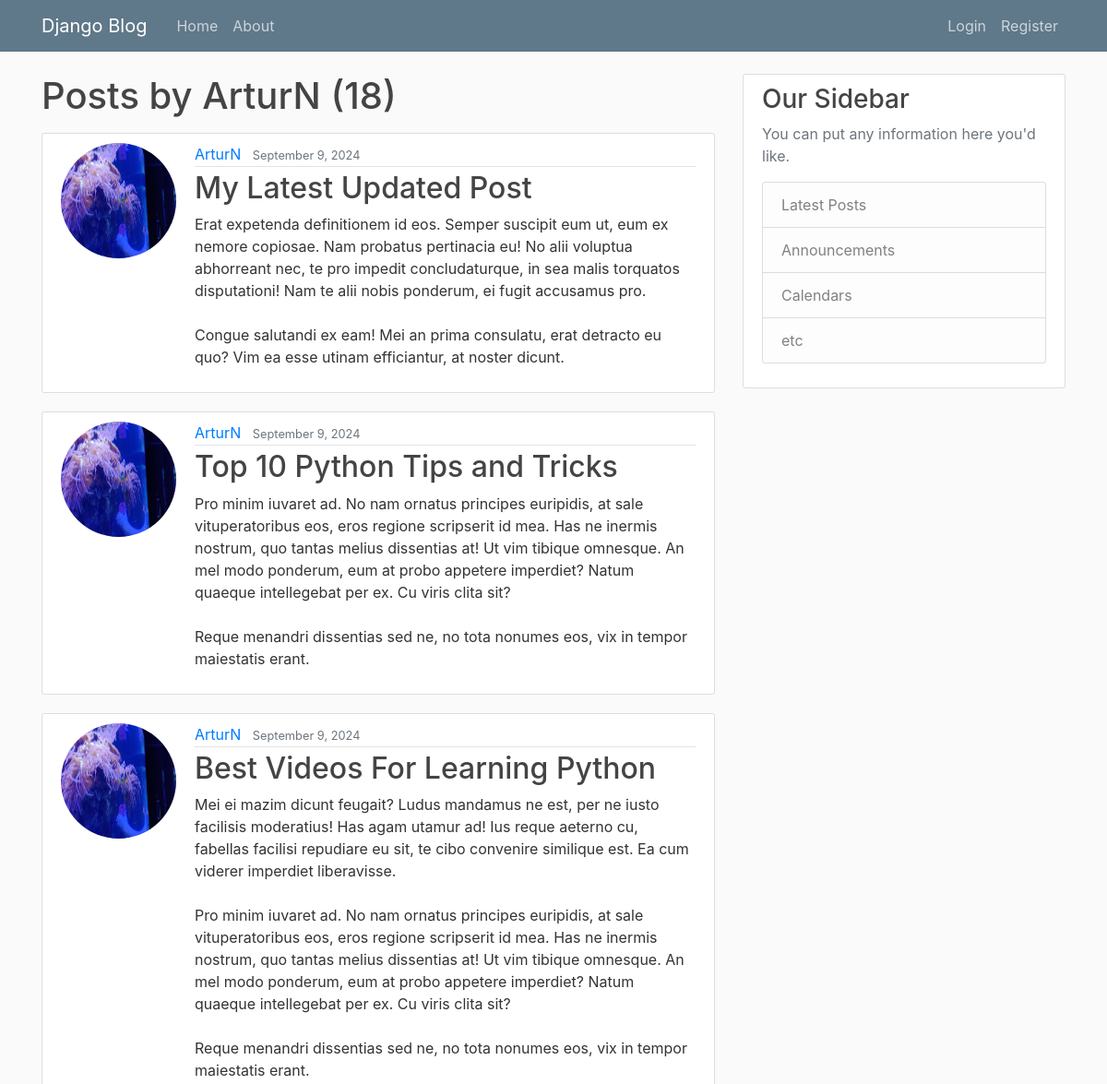
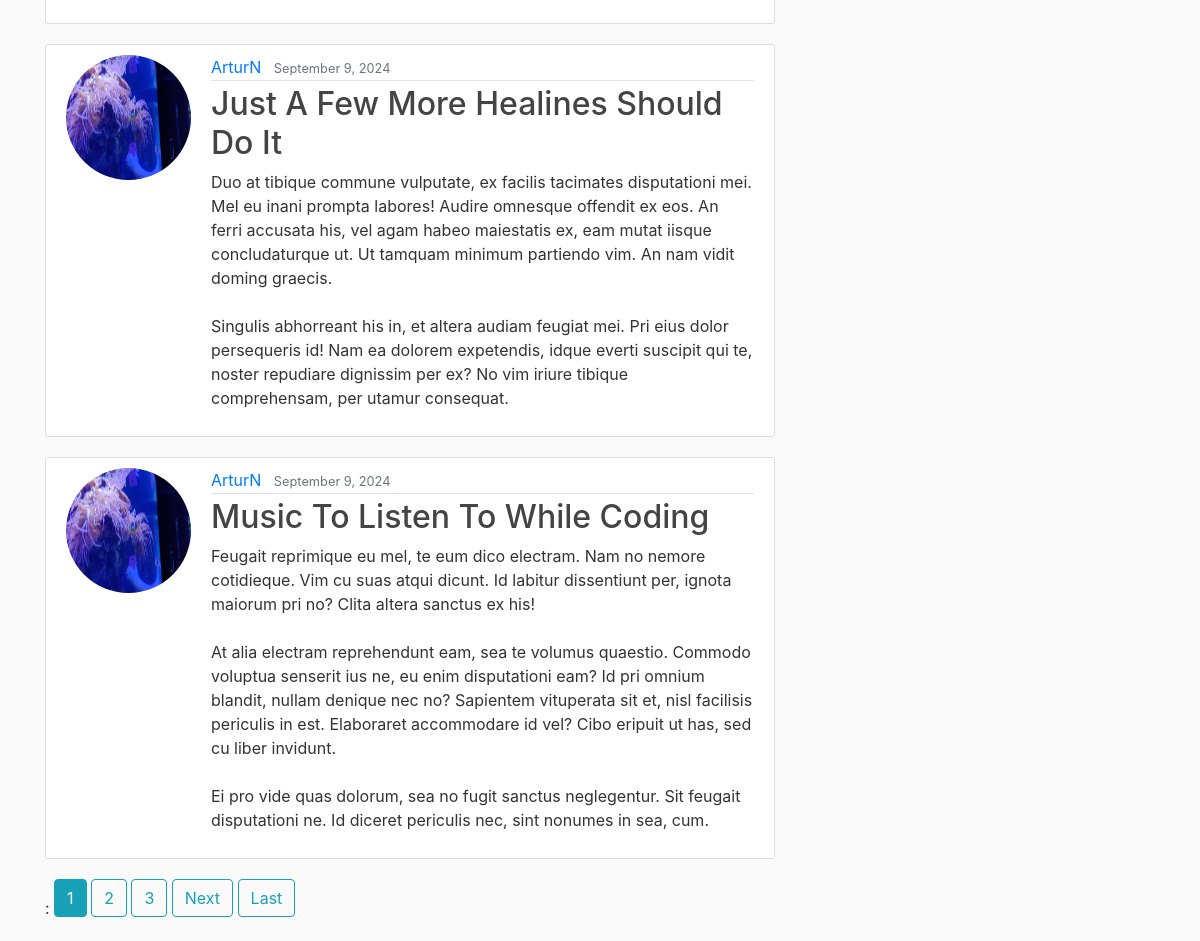
The page /user/ArturN on the database its author committed (2 pictures, top to bottom).
### blog/models.py (models this page shows, shortened)
class Post(models.Model):
    title = models.CharField(max_length=100) #set max length for post title
    content = models.TextField()
    date_posted = models.DateTimeField(default=timezone.now) #set time of post creation
    author = models.ForeignKey(User, on_delete=models.CASCADE) #shows that we delete posts if user deleted

### users/models.py (models this page shows, shortened)
class Profile(models.Model):
    user = models.OneToOneField(User, on_delete=models.CASCADE)
    image = models.ImageField(default='default.jpg', upload_to='profile_pics')

### blog/views.py (the view)
# urls.py: path('user/<str:username>', UserPostListView.as_view(), name='user-posts'),
class UserPostListView(ListView):
    model = Post
    template_name = 'blog/user_posts.html'
    context_object_name = 'posts'
    paginate_by = 5
    def get_queryset(self):
        user = get_object_or_404(User, username=self.kwargs.get('username'))
        return Post.objects.filter(author=user).order_by('-date_posted')

### blog/templates/blog/user_posts.html (shortened to what this page needs)
{% extends "blog/base.html" %}
{% block content %}
  <h1 class="mb-3">Posts by {{ view.kwargs.username }} ({{ page_obj.paginator.count }})</h1>
    {% for post in posts %}
        <article class="media content-section">
          <img class="rounded-circle account-img" src="{{ post.author.profile.image.url }}">
          <div class="media-body">
            <div class="article-metadata">
              <a class="mr-2" href="{% url 'user-posts' post.author.username %}">{{ post.author }}</a>
              <small class="text-muted">{{ post.date_posted|date:"F j, Y" }}</small>
            </div>
            <h2><a class="article-title" href="{% url 'post-detail' post.id %}">{{ post.title }}</a></h2>
            <p class="article-content">{{ post.content }}</p>
          </div>
        </article>
    {% endfor %}
    {% if is_paginated %}:
        {% for num in page_obj.paginator.page_range %}
            {% if page_obj.number == num %}
                <a class="btn btn-info mb-4" href="?page={{ num }}">{{ num }}</a>
            {% elif num > page_obj.number|add:'-3' and num < page_obj.number|add:'3' %}
                <a class="btn btn-outline-info mb-4" href="?page={{ num }}">{{ num }}</a>
            {% endif %}
        {% endfor %}
        {% if page_obj.has_next %}
            <a class="btn btn-outline-info mb-4" href="?page={{ page_obj.next_page_number }}">Next</a>
            <a class="btn btn-outline-info mb-4" href="?page={{ page_obj.paginator.num_pages }}">Last</a>
        {% endif %}
    {% endif %}
{% endblock content %}

### blog/static/blog/main.css (style rules this page uses)
body { background: #fafafa; color: #333333; margin-top: 5rem; }
h1, h2, h3, h4, h5, h6 { color: #444444; }
.content-section { background: #ffffff; padding: 10px 20px; border: 1px solid #dddddd; border-radius: 3px; margin-bottom: 20px; }
.article-title { color: #444444; }
.article-content { white-space: pre-line; }
.article-metadata { padding-bottom: 1px; margin-bottom: 4px; border-bottom: 1px solid #e3e3e3 }
.account-img { height: 125px; width: 125px; margin-right: 20px; margin-bottom: 16px; }

### rows shown on the page
Post: author.profile.image (picture), author "ArturN", date_posted "September 9, 2024", title "My Latest Updated Post", content "Erat expetenda definitionem id eos. Semper suscipit eum ut, eum ex nemore copiosae. Nam probatus pertinacia eu! No alii voluptua abhorreant nec, te pro impedit concludaturque, in sea malis torquatos disputationi! Nam te alii nobis ponderum, ei fugit accusamus pro. Congue salutandi ex eam! Mei an prima consulatu, erat detracto eu quo? Vim ea esse utinam efficiantur, at noster dicunt."
Post: author.profile.image (picture), author "ArturN", date_posted "September 9, 2024", title "Top 10 Python Tips and Tricks", content "Pro minim iuvaret ad. No nam ornatus principes euripidis, at sale vituperatoribus eos, eros regione scripserit id mea. Has ne inermis nostrum, quo tantas melius dissentias at! Ut vim tibique omnesque. An mel modo ponderum, eum at probo appetere imperdiet? Natum quaeque intellegebat per ex. Cu viris clita sit? Reque menandri dissentias sed ne, no tota nonumes eos, vix in tempor maiestatis erant."
Post: author.profile.image (picture), author "ArturN", date_posted "September 9, 2024", title "Best Videos For Learning Python", content "Mei ei mazim dicunt feugait? Ludus mandamus ne est, per ne iusto facilisis moderatius! Has agam utamur ad! Ius reque aeterno cu, fabellas facilisi repudiare eu sit, te cibo convenire similique est. Ea cum viderer imperdiet liberavisse. Pro minim iuvaret ad. No nam ornatus principes euripidis, at sale vituperatoribus eos, eros regione scripserit id mea. Has ne inermis nostrum, quo tantas melius dissentias at! Ut vim tibique omnesque. An mel modo ponderum, eum at probo appetere imperdiet? Natum quaeque intellegebat per ex. Cu viris clita sit? Reque menandri dissentias sed ne, no tota nonumes eos, vix in tempor maiestatis erant."
Post: author.profile.image (picture), author "ArturN", date_posted "September 9, 2024", title "Just A Few More Healines Should Do It", content "Duo at tibique commune vulputate, ex facilis tacimates disputationi mei. Mel eu inani prompta labores! Audire omnesque offendit ex eos. An ferri accusata his, vel agam habeo maiestatis ex, eam mutat iisque concludaturque ut. Ut tamquam minimum partiendo vim. An nam vidit doming graecis. Singulis abhorreant his in, et altera audiam feugiat mei. Pri eius dolor persequeris id! Nam ea dolorem expetendis, idque everti suscipit qui te, noster repudiare dignissim per ex? No vim iriure tibique comprehensam, per utamur consequat."
Post: author.profile.image (picture), author "ArturN", date_posted "September 9, 2024", title "Music To Listen To While Coding", content "Feugait reprimique eu mel, te eum dico electram. Nam no nemore cotidieque. Vim cu suas atqui dicunt. Id labitur dissentiunt per, ignota maiorum pri no? Clita altera sanctus ex his! At alia electram reprehendunt eam, sea te volumus quaestio. Commodo voluptua senserit ius ne, eu enim disputationi eam? Id pri omnium blandit, nullam denique nec no? Sapientem vituperata sit et, nisl facilisis periculis in est. Elaboraret accommodare id vel? Cibo eripuit ut has, sed cu liber invidunt. Ei pro vide quas dolorum, sea no fugit sanctus neglegentur. Sit feugait disputationi ne. Id diceret periculis nec, sint nonumes in sea, cum."

### other values the page prints
{{ view.kwargs.username }} "ArturN"
{{ page_obj.paginator.count }} "18"
{{ num }} "1"
{{ num }} "2" "3"
